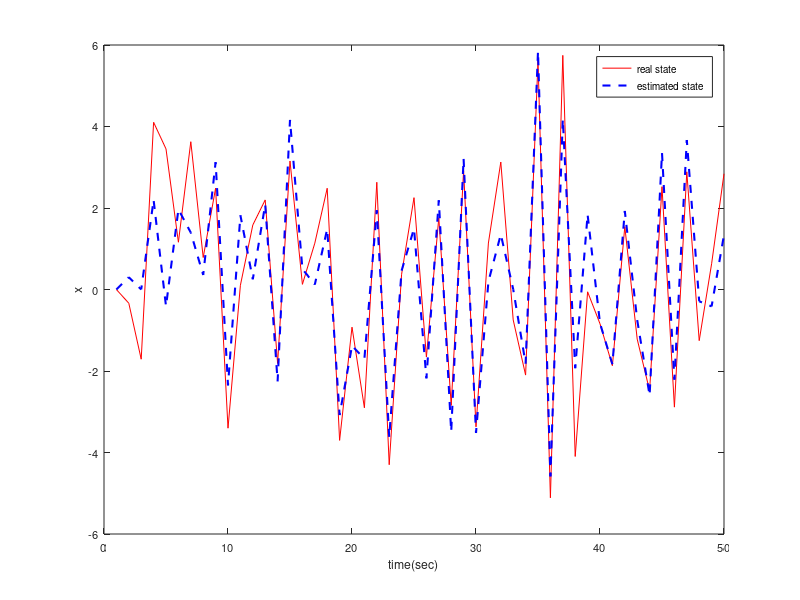

Source code (MATLAB):
%%%%%%%%%%%%%%%%%%%%%%%%%%%%%%%%%%%%%%%%%%%%%%%%%%%%%%%%%%%%%%%%%%%%%%%%%%%
%   Fractional-Kalman-filter-algorithms
%   Paper：     fractional order CDKF
%   Purpose：performance analysis between FCDKF and FEKF
%   Example fucntion:    D^{0.7} x_k = 3*sin(2*x_{k-1}) -x_{k-1} + w_k
%                                y_k = x_k + v_k
%   Result：
%
%   Remark：
%
%%%%%%%%%%%%%%%%%%%%%%%%%%%%%%%%%%%%%%%%%%%%%%%%%%%%%%%%%%%%%%%%%%%%%%%%%%%

clc
clear

%Interval step 
N = 50;

h_con = sqrt(4);

q = 0.5;                  % system noise mean
r = 0.5;                  % measure noise mean
Q = 0.81;                 % system noise variance
R = 0.81;                 % measure noise variance

% short memory length under GL fractional definition
L = N+1;

%fractional order alpha and its corresponding GL binomial coefficient 
bino_fir = zeros(1,N);       % Differential order 0.7
alpha = 0.7;
bino_fir(1,1) = 1;
for i = 2:1:N
    bino_fir(1,i) = (1-(alpha+1)/(i-1))*bino_fir(1,i-1);  
end


I = eye(1,1);  

% State initialization 
X_real = zeros(1,N);         % real state
Z_meas = zeros(1,N);         % real measurement 

% Noises 
W_noise = sqrt(Q)*randn(1,N) + q;  % system noise
V_noise = sqrt(R)*randn(1,N) + r;  % measusre noise

x_0  = 0;                    %  state initialization     
X_real(1,1) = x_0;           % real state intialization
Z_meas(1,1) = V_noise(1,1);  % measurement state intialization

% system function and measurement function
f=@(x)3*sin(2*x)-x;
h=@(x)x;

for k=2:1:N
    % calculate real state
    diff_X_real = f(X_real(1,k-1)) + W_noise(1,k-1);
    rema = 0;
    for i = 2:1:k
        rema = rema + bino_fir(1,i)*X_real(1,k+1-i);
    end
    X_real(1,k) = diff_X_real - rema;
    % calculate real observation
    Z_meas(1,k) = h(X_real(1,k)) + V_noise(1,k); 
end

%%%%%%%%%%%%%%%%%%%%%%%%%%%%%%%%%%%%%%%%%%%%%%%%%%%%%%%%%%%%%%%%%%%%%%%%%%%
%------ Fractional-Kalman-filter-algorithms performance testing ----------%
%%%%%%%%%%%%%%%%%%%%%%%%%%%%%%%%%%%%%%%%%%%%%%%%%%%%%%%%%%%%%%%%%%%%%%%%%%%

X_esti = zeros(1,N);         % state optimal estimation 
P_xesti = zeros(1,N);        % estiamtion error variance

P_pred_0 = 100;              % prediction variance intialization
P_xesti(1,1) = P_pred_0;     % estimation variance intialization

for k=2:1:N
        % state prediction :X_pre
        diff_X_esti = f(X_esti(1,k-1));
            % calculate remainder term
            rema = 0;
            if k>L
                for i = 2:1:L+1
                   rema = rema + bino_fir(1,i)*X_esti(1,k+1-i);
                end
            else
                for i = 2:1:k
                    rema = rema + bino_fir(1,i)*X_esti(1,k+1-i);
                end
            end
        X_pre = diff_X_esti - rema + q;     % first step state prediction
        % prediction error covariance:P_pred

            %cholsky decomposition
            S_chol = chol(P_xesti(1,k-1))';

            % calculate remainder term
            rema_P = 0;
            if k>L+1
                for i = 2:1:L+2
                    rema_P = rema_P + bino_fir(1,i)*P_xesti(1,k+1-i)*bino_fir(1,i)';
                end
            else
                for i = 2:1:k
                    rema_P = rema_P + bino_fir(1,i)*P_xesti(1,k+1-i)*bino_fir(1,i)';
                end
            end

        % temporal variable temp_fun
        temp_fun = f(X_esti(1,k-1)+h_con*S_chol) - f(X_esti(1,k-1)-h_con*S_chol);
        temp = 1/(4*h_con^2) * temp_fun^2 + rema_P + ...
                  1/h_con*0.5*temp_fun*S_chol'*(-bino_fir(1,2))' + ...
                  1/h_con*(-bino_fir(1,2))*S_chol*0.5*temp_fun';
        P_xpred = temp + Q;
        
        % measurement estimation  Z_esti ---- Z_k|k-1
        Z_esti = h(X_pre) + r;

        % measurement error covariance: P_zpred ---- P_z_k|k-1
        P_zpred = P_xpred + R;

        % kalman gain: Kk(2*1)
        Kk = P_xpred/P_zpred;

        % state updating
        X_esti(1,k) = X_pre + Kk*( Z_meas(1,k) - Z_esti );

        % estimation variance updating
        P_xesti(1,k) = P_zpred - Kk*P_zpred*Kk';
end

% plot
k = 1:1:N;

LineWidth = 1.5;

figure;
plot(k,X_real(1,:),'r',k,X_esti(1,:),'b--','linewidth',LineWidth);
set(gcf,'Position',[200 200 400 300]); 
% axis([xmin xmax ymin ymax]) 
axis normal
axis([0 N -6 6 ])
ylabel('x','FontSize',8)
xlabel('time(sec)','FontSize',8)
set(gca,'FontName','Helvetica','FontSize',8)
legend('real state','estimated state','Location','best');







